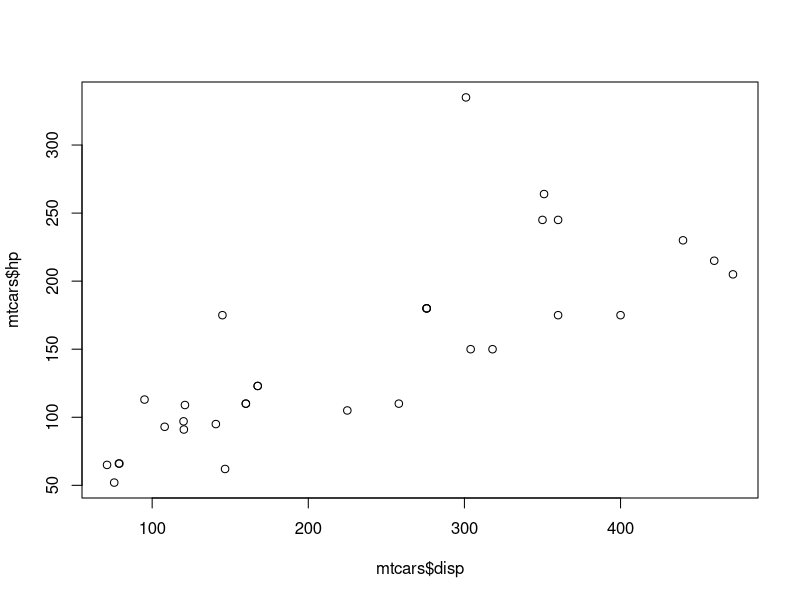
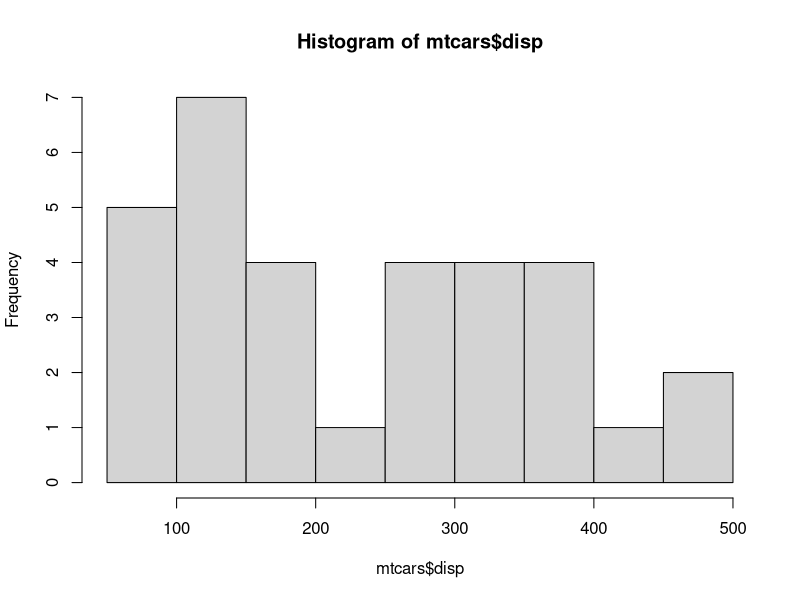
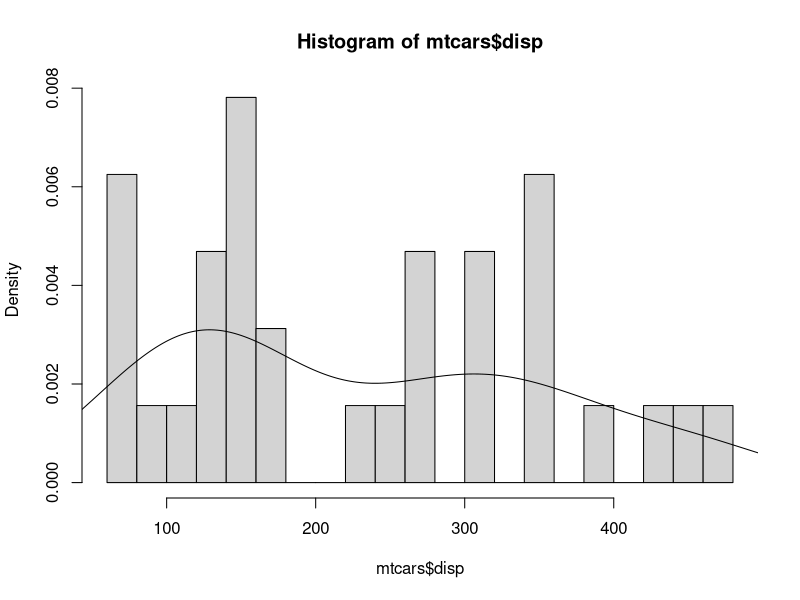
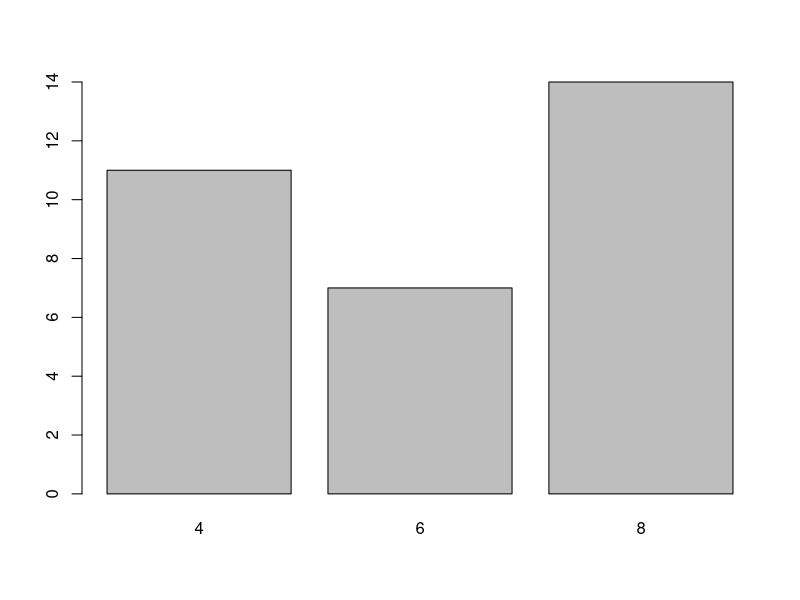
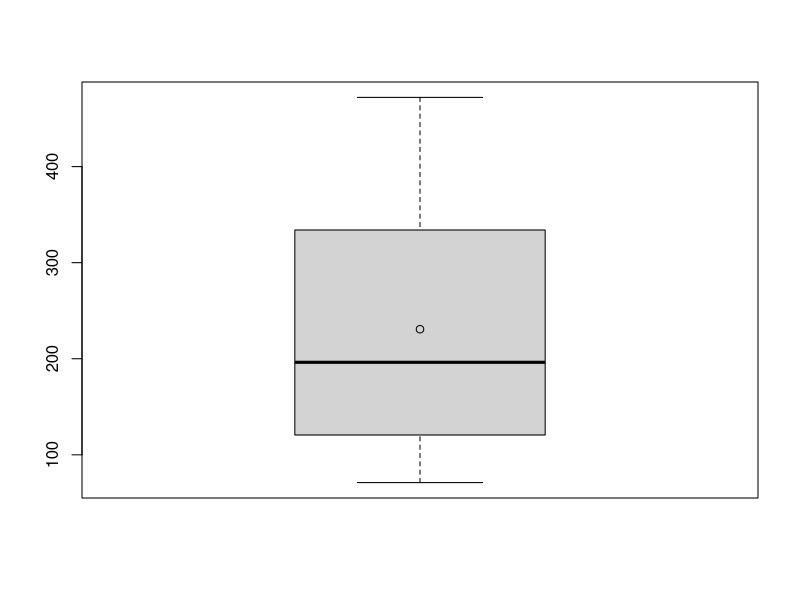
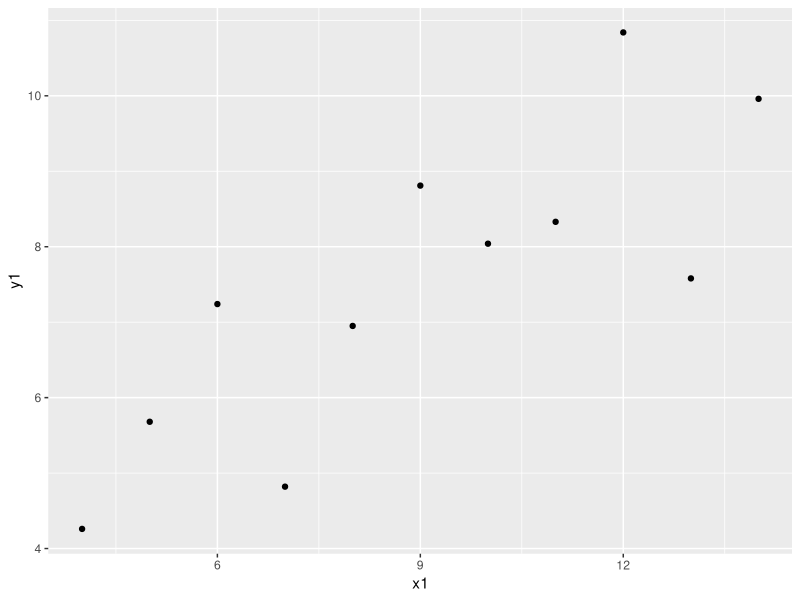
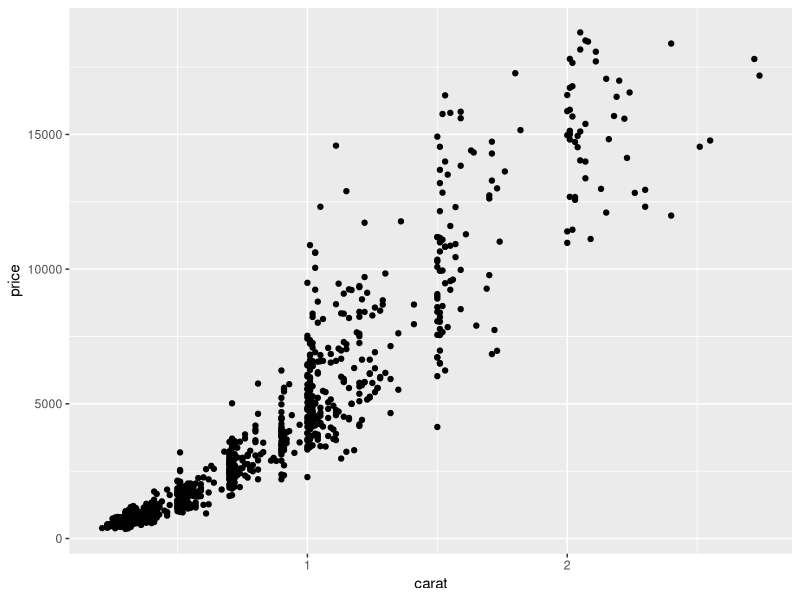
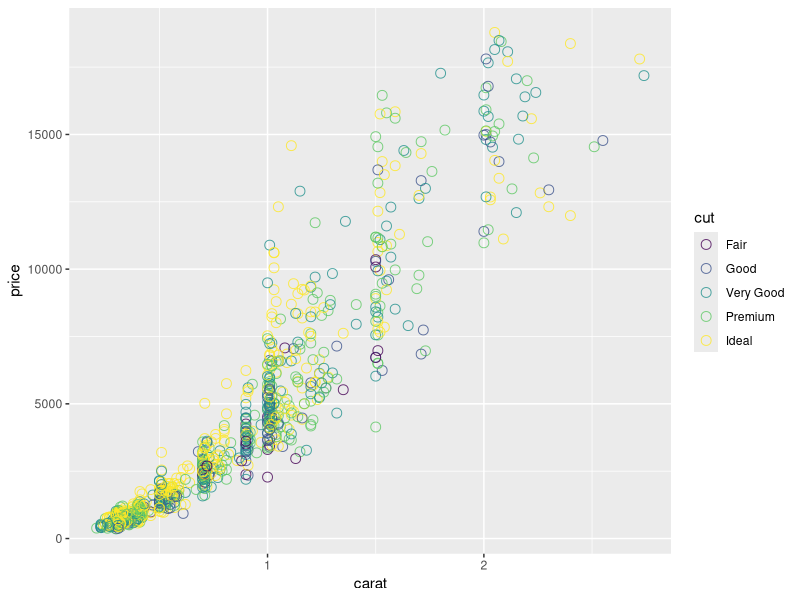

Write R code to recreate these figures, in order.
## ---- chunk 1
knitr::opts_chunk$set(echo = FALSE, dev="svg")
## ---- chunk 2
2 + 3 
8 ^ 10
log(100) # Logaritmo neperiano
## ---- chunk 3
a <- 2
a
class(a)
## ---- chunk 4
b <- 13.6788956789
b
class(b)
print(b, digits = 10)
## ---- chunk 5
a+b
a-b
a*b
## ---- chunk 6
a^b
a/b

## ---- chunk 7
n <- as.integer(340000)
class(n)
n <- 2L
class(n)
## ---- chunk 8
a <- "aaa"
b <- "bbb"

paste(a, b, "hola", sep = ", ") 
## ---- chunk 9
3 == 2
b <- 3 != 2 
b
## ---- chunk 10
a <- TRUE
b <- F
a & b # Operador AND
a | b # Operador OR
!b  # Operador NOT
## ---- chunk 11
as.character(2)
as.numeric(TRUE)
## ---- chunk 12
pi
## ---- chunk 13
is.na(3)
is.null(NULL)
is.infinite(-Inf)
## ---- chunk 14
a <- c(2, 3, 4)
str(a)
a[2]
## ---- chunk 15
a + a 
a > 2.5
## ---- chunk 16
a <- c(2, 3, 4)
b <- c(10, 20)
a * b
## ---- chunk 17
a <- c(2, 3, 4)
abs(sin(a))
exp(a)
## ---- chunk 18
length(a)
sum(a)
mean(a)
## ---- chunk 19
a <- c(2, 3, 4)
3 %in% a
c(2,5,3,4) %in% a
## ---- chunk 20
1:10
seq(1, 10, by = 2)
seq(1, 3, length.out = 5) 
## ---- chunk 21
a <- c(8, 2, 5, 3)
sort(a)
a[order(a)]
a[order(a,decreasing = T)]
## ---- chunk 22
a <- c("hola", "adeu","hola", "adeu", "adeu", "bye")
b <- as.factor(a)
as.character(b)
as.numeric(b)
str(b)
## ---- chunk 23
a <- factor(c(3, 1, 3, 1, 1, 2), labels = c("adeu", "bye", "hola"))
a
levels(a)
## ---- chunk 24
dfA <- data.frame(int = 1:10,
                  let = sample(letters, 10, replace = TRUE), 
                  ran = rnorm(10))
dfA
## ---- chunk 25
dim(dfA) # Dimensión
nrow(dfA) # Número de columnas
ncol(dfA) # Número de filas
## ---- chunk 26
str(dfA)
head(dfA, 3) # Primeros datos, 6 por defecto
tail(dfA, 2) # Últimos valores
## ---- chunk 27
dfA[2,3]
dfA[,1]
dfA$let
## ---- chunk 28
a <- list(2, "2", FALSE)
b <- list(3, "hola", c(2, 3, 4))
## ---- chunk 29
a
b
## ---- chunk 30
length(a)
a[[3]]
b[[3]][1]
## ---- chunk 31
str(b)
## ---- chunk 32
notes <- c("Aprovat", "Insuficient", "Notable", "Insuficient",
           "Notable", "Excel·lent", "Aprovat")
notes <- factor(notes,
        levels = c("Insuficient", "Aprovat",
                   "Notable", "Excel·lent"),
        ordered = TRUE)
str(notes)
levels(notes)
## ---- chunk 33
a <- matrix(c(2, 4, -3, 5), ncol = 2)
a
a[2,2]
## ---- chunk 34
a * a # Producto posición por posición
a %*% a # Producto matricial
t(a) # Transposición
## ---- chunk 35
str(mtcars)
## ---- chunk 36
head(mtcars, 10)
## ---- chunk 37
plot(mtcars$disp,mtcars$hp)
## ---- chunk 38
hist(mtcars$disp)
## ---- chunk 39
hist(mtcars$disp,breaks=20,freq=FALSE)
lines(density(mtcars$disp))
## ---- chunk 40
barplot(table(as.factor(mtcars$cyl)))
## ---- chunk 41
boxplot(mtcars$disp)
points(mean(mtcars$disp))
## ---- chunk 42
if(!require("tidyverse")) {
  install.packages("tidyverse")
  library("tidyverse")
}
## ---- chunk 43
grafico <- ggplot(data = anscombe,
        mapping = aes(x = x1, y = y1))  # Datos y mapeado estético 
grafico <- grafico + geom_point()       # Geometría

grafico
## ---- chunk 44
diaM <- diamonds[sample(1:nrow(diamonds),1000),]
str(diaM)
## ---- chunk 45
ggplot(diaM, aes(x=carat,y=price)) + geom_point()
## ---- chunk 46
ggplot(diaM, aes(x=carat,y=price,color=cut)) + 
  geom_point(alpha=.8,shape=21,size=3)
## ---- chunk 47
ggplot(diaM, aes(x=carat,y=price,color=cut)) + 
  geom_point(alpha=.8,shape=21,size=3) +
  geom_smooth(method="lm",se=FALSE)
## ---- chunk 48
ggplot(diaM, aes(x=price)) + geom_histogram(binwidth=1000)
## ---- chunk 49
ggplot(diaM, aes(x=price,fill=cut)) +
  geom_histogram(position='dodge',binwidth=1000)
## ---- chunk 50
ggplot(diaM, aes(x=price,y=..density..,fill=cut)) +
  geom_histogram(position='dodge',binwidth=1000)
## ---- chunk 51
ggplot(diaM, aes(x=price,fill=cut)) +
  geom_density(alpha=.3)
## ---- chunk 52
ggplot(diaM, aes(x=clarity)) + geom_bar()
## ---- chunk 53
ggplot(diaM, aes(x=clarity, fill=cut)) + geom_bar()
## ---- chunk 54
ggplot(diaM, aes(x=clarity, fill=cut)) + geom_bar(position="dodge")
## ---- chunk 55
ggplot(diaM, aes(x=clarity, fill=cut)) + geom_bar(position="fill")
## ---- chunk 56
ggplot(diaM, aes(x=1, y=price)) + geom_boxplot()
## ---- chunk 57
ggplot(diaM, aes(x=cut, y=price)) + geom_boxplot()
## ---- chunk 58
ggplot(diaM, aes(x=cut, y=price)) + 
  geom_boxplot(outlier.shape = NA) +
  geom_jitter(shape = 21, alpha=.5,height=0,width=.2)
## ---- chunk 59
medias <- diaM %>% group_by(cut) %>%
  summarise(price=mean(price))

ggplot(diaM, aes(x=cut, y=price)) + 
  geom_violin() +
  geom_boxplot(outlier.shape = NA, width = 0.1) +
  geom_point(data=medias,shape=3)
## ---- chunk 60
ggplot(diaM, aes(x=carat, y = price, shape = cut, col = clarity)) +
  geom_point(alpha=.8) +
  scale_x_continuous(breaks=1:3) +
  scale_y_continuous(trans="log10") +
  scale_color_brewer(palette="Spectral")+
  facet_grid(cut ~ clarity) + 
  theme_bw() + 
  theme(legend.position = "none",text = element_text(size=10))

## ---- chunk 61
str(mtcars)
## ---- chunk 62
head(mtcars, 10)
## ---- chunk 63
length(mtcars$disp)
n <- sum(!is.na(mtcars$disp))
n
## ---- chunk 64
frec_abs <- table(cut(mtcars$disp,
      breaks=c(0,100,200,300,400,500,Inf)))
frec_abs

frec_rel <- frec_abs / n
frec_rel
## ---- chunk 65
quantile(mtcars$disp,.1)
quantile(mtcars$disp,1:4*.2)
## ---- chunk 66
mean(mtcars$disp)
median(mtcars$disp)
## ---- chunk 67
var(mtcars$disp) # el denominador es n-1
sd(mtcars$disp)
range(mtcars$disp)
## ---- chunk 68
diff(range(mtcars$disp))
IQR(mtcars$disp)
mad(mtcars$disp) # mean absolute deviation
## ---- chunk 69
lmin <- quantile(mtcars$disp,.25) - 1.5*IQR(mtcars$disp) 
lmax <- quantile(mtcars$disp,.75) + 1.5*IQR(mtcars$disp) 
mtcars$disp[mtcars$disp > lmax | mtcars$disp < lmin]
## ---- chunk 70
lmin <- quantile(mtcars$qsec,.25) - 1.5*IQR(mtcars$qsec) 
lmax <- quantile(mtcars$qsec,.75) + 1.5*IQR(mtcars$qsec) 
mtcars$qsec[mtcars$qsec > lmax | mtcars$qsec < lmin]
## ---- chunk 71
boxplot(mtcars$qsec)
points(mean(mtcars$qsec),pch=3)
## ---- chunk 72
hist(mtcars$qsec)
## ---- chunk 73
barplot(table(factor(mtcars$cyl)))
## ---- chunk 74
table(factor(mtcars$am),factor(mtcars$cyl))
## ---- chunk 75
table(cut(mtcars$disp,breaks = seq(0,500,by=100)),
      cut(mtcars$qsec,breaks = seq(13,25,by=3)))
## ---- chunk 76
cor(mtcars$disp,mtcars$qsec)
## ---- chunk 77
cor(mtcars$disp,mtcars$qsec, method = "spearman")
## ---- chunk 78
plot(mtcars$disp,mtcars$qsec)
## ---- chunk 79
rnorm(10)
dnorm(0)
qnorm(.95)
pnorm(1.64)
## ---- chunk 80
df <- data.frame(x = rnorm(1000, mean = 3, sd = 1))
dfT <-data.frame(x = seq(0,6,length.out=101),
      y = dnorm(seq(0,6,length.out=101),mean=3,sd=1))
ggplot(df, aes(x = x, y=..density..)) +
  geom_histogram(binwidth = .1,fill="#dddddd",col="black") +
  geom_density() +
  geom_line(data=dfT,aes(x=x,y=y),col="red")+
  theme_bw()
## ---- chunk 81
pnorm(5,mean = 3,sd = 1)
qnorm(.98,mean = 3,sd = 1)
## ---- chunk 82
df <- data.frame(x = runif(1000, min = 10, max = 20))
dfT <-data.frame(x = seq(10,20,length.out=101),
      y = dunif(seq(10,20,length.out=101), min=10, max=20))
ggplot(df, aes(x = x, y=..density..)) +
  geom_histogram(binwidth = .5,fill="#dddddd",col="black") +
  geom_density() +
  geom_line(data=dfT,aes(x=x,y=y),col="red")+
  theme_bw()
## ---- chunk 83
punif(12, min=10, max=20)
qunif(.90, min=10, max=20)
## ---- chunk 84
df <- data.frame(x = rbinom(100,5,prob=0.5))
df <- df %>% group_by(x) %>%
  summarise(y = n()/nrow(df))
dfT <- data.frame(x = 0:5,
    y = dbinom(0:5,size=5,prob=0.5))

dfJ <- rbind(cbind(teo=FALSE,df),
             cbind(teo=TRUE,dfT))

ggplot(dfJ,aes(x=x,y=y,fill=teo)) +
  geom_bar(position="dodge", stat="identity",
           col="black") +
  scale_fill_manual(values=c("#dddddd","red")) +
  theme_bw() +
  theme(legend.position = "none")
## ---- chunk 85
pbinom(2,5,prob=0.5)
qbinom(.5,5,.5)
## ---- chunk 86
obs <- c(9, 6, 7, 15, 11, 11, 9, 13, 9, 10)  
exp <- rep(.1, 10)
 
chisq.test(x = obs, p = exp)
## ---- chunk 87
exp <- rep(1:10, obs)
teo <- rep(1:10, 10)
## ---- chunk 88
qqplot(x = exp, y = quantile(teo, (1:length(exp))/length(exp)))
qqline(y = exp, distribution = function(x)  quantile(teo,x),
       probs= c(1/length(exp),1))
## ---- chunk 89
x1 <- rnorm(20, mean = 4, sd = 5)
x2 <- rbeta(20, shape1 = 5, shape2 = .5, ncp = 4)

shapiro.test(x1)
shapiro.test(x2)

## ---- chunk 90
if(!require("nortest")) {
  install.packages("nortest")
  library("nortest")
}

## ---- chunk 91
ad.test(x1)
ad.test(x2)
## ---- chunk 92
qqnorm(x1)
qqline(x1)
## ---- chunk 93
qqnorm(x2)
qqline(x2)
## ---- chunk 94
x <- rnorm(50, mean = 0, sd = 2)
df <- length(x) - 1
lower <- var(x) * df / qchisq(1 - 0.05/2, df)
upper <- var(x) * df / qchisq(0.05/2, df)
c(lower = lower, var = var(x), upper = upper)
## ---- chunk 95
c(lower = sqrt(lower), sd = sd(x), upper = sqrt(upper))
## ---- chunk 96
x <- rnorm(50, mean = 0, sd = 2)
y <- rnorm(30, mean = 1, sd = 1)
var.test(x, y)
## ---- chunk 97
x <- rlnorm(50, meanlog = 2, sdlog = 1)
y <- rlnorm(30, meanlog = 2, sdlog = .2)
ansari.test(x, y)
## ---- chunk 98
x1 <- round(rnorm(20, mean = 1, sd = 2),1)
x2 <- round(rnorm(20, mean = 3, sd = 2),1)
x3 <- round(rnorm(20, mean = 5, sd = 2),1)
list(x1,x2,x3)
bartlett.test(list(x1,x2,x3))
## ---- chunk 99
x1 <- round(rnorm(20, mean = 1, sd = 2),1)
x2 <- round(rnorm(20, mean = 3, sd = 2),1)
x3 <- round(rnorm(20, mean = 5, sd = 2),1)

xs <- data.frame(
  group = factor(c(rep(1, length(x1)),rep(2, length(x2)),
            rep(3, length(x3)))),
  y = c(x1,x2,x3),
  centered = c(x1 - median(x1),x2 - median(x2),x3 - median(x3)))

ggplot(xs, aes(x=group,y=y)) + geom_boxplot() +
  coord_flip() + theme_bw()
## ---- chunk 100
ggplot(xs, aes(x=group,y=centered)) + geom_boxplot() +
  coord_flip() + theme_bw()

## ---- chunk 101
x <- rnorm(10, mean = 2, sd = .5)
x
## ---- chunk 102
t.test(x)
## ---- chunk 103
x <- rnorm(10, mean = 3, sd = .5) ^ 3
x
## ---- chunk 104
wilcox.test(x, conf.int = TRUE)
## ---- chunk 105
x <- rnorm(10, mean = 2, sd = .5)
x
## ---- chunk 106
t.test(x, mu = 1.5)
## ---- chunk 107
wilcox.test(x ^ 3, mu = 8)
## ---- chunk 108
x <- rnorm(10, mean = 3, sd = 1)
y <- rnorm(10, mean = 3.5, sd = 1)
list(x = x,y = y)
## ---- chunk 109
t.test(x - y)
## ---- chunk 110
t.test(x, y, paired = TRUE)
## ---- chunk 111
x <- rlnorm(10, meanlog = 3, sdlog = 1)
y <- rlnorm(10, meanlog = 3.5, sdlog = 1)
list(x = x,y = y)
## ---- chunk 112
wilcox.test(x - y)
## ---- chunk 113
wilcox.test(x, y, paired = TRUE)
## ---- chunk 114
x <- rnorm(10, mean = 3, sd = 1)
y <- rnorm(14, mean = 3.5, sd = 2)
list(x = x,y = y)
## ---- chunk 115
t.test(x, y, var.equal = FALSE)
## ---- chunk 116
x <- rlnorm(10, meanlog = 3, sdlog = 1)
y <- rlnorm(14, meanlog = 3.5, sdlog = 2)
list(x = x,y = y)
## ---- chunk 117
wilcox.test(x, y)
## ---- chunk 118
x <- c(rnorm(10, mean = 3, sd = 1),
       rnorm(8, mean = 3.2, sd = 1),
       rnorm(10, mean = 4, sd = 1))
g <- factor(c(rep(1,10), rep(2,8), rep(3,10)))
test <- aov(x ~ g)
summary(test)
## ---- chunk 119
x <- c(runif(10, min = 2, max = 4),
       runif(8, min = 1.5, max = 3.5),
       runif(10, min = 3, max = 5))
g <- factor(c(rep(1,10), rep(2,8), rep(3,10)))
kruskal.test(x ~ g)
## ---- chunk 120
ggplot(xs, aes(x=group,y=y)) + geom_boxplot() +
  coord_flip() + theme_bw()
## ---- chunk 121
form1 <- y ~ x              # recta
class(form1)
## ---- chunk 122
fit1 <- lm(mpg ~ wt, data=mtcars)
summary(fit1)
## ---- chunk 123
df <- data.frame(x=mtcars$wt, y=mtcars$mpg,
  predict(fit1, newdata=mtcars, interval="prediction"))
head(df)
## ---- chunk 124
df2 <- data.frame(
  wt = seq(min(mtcars$wt), max(mtcars$wt), length.out = 201),
  predict(fit1, 
  newdata = data.frame(wt = seq(min(mtcars$wt), max(mtcars$wt),
                             length.out = 201)), 
  interval="prediction"))

ggplot(mtcars, aes(x=wt, y=mpg)) +
  geom_ribbon(data=df2, mapping = aes(x=wt, ymin=lwr,ymax=upr),
              inherit.aes = FALSE, fill="#dddddd", alpha=0.8)+
  geom_point(shape=3) +
  geom_line(data=df2, mapping = aes(x=wt, y=fit)) +
  theme_bw()
## ---- chunk 125
fit1$residuals
## ---- chunk 126
plot(fit1, which=1)
## ---- chunk 127
plot(fit1, which=2)
## ---- chunk 128
plot(fit1, which=3)
## ---- chunk 129
plot(fit1, which=4)
## ---- chunk 130
plot(fit1, which=5)
## ---- chunk 131
plot(fit1, which=6)
